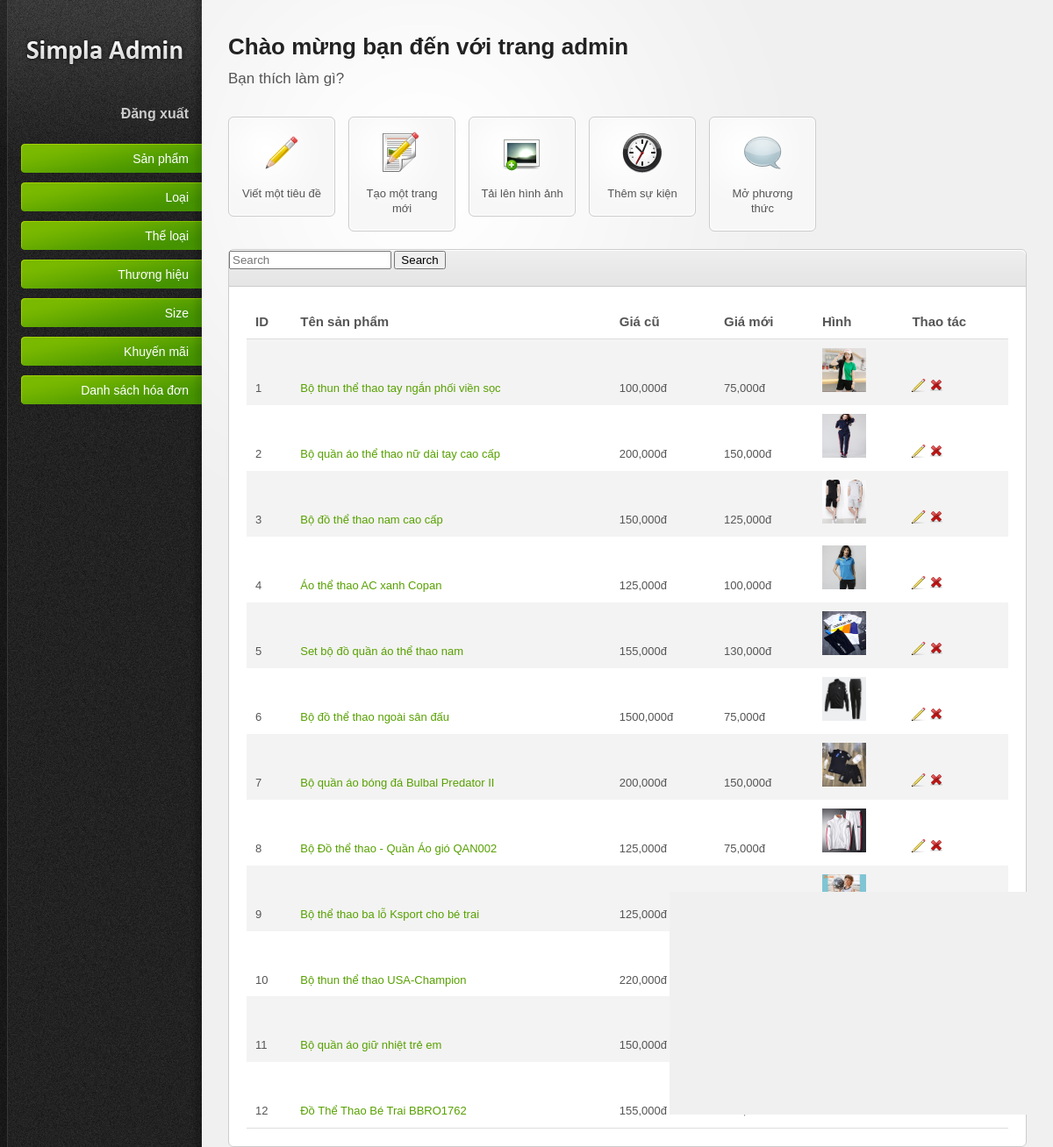
Page /admin/index.php (signed in) on the committed database.
### tables this page shows
CREATE TABLE IF NOT EXISTS `product` (
  `idProduct` varchar(20) NOT NULL,
  `namProduct` varchar(100) NOT NULL,
  `priceOld` int(11) NOT NULL,
  `priceNew` int(11) NOT NULL,
  `idType` varchar(20) NOT NULL,
  `idDiscount` varchar(20) NOT NULL,
  `idBrand` varchar(20) NOT NULL,
  `img` varchar(20) NOT NULL,
  `idCategories` varchar(20) NOT NULL,
  PRIMARY KEY (`idProduct`)
);

### admin/class/Utilities.php (called while the page is built, shortened)
<?php
class Utilities
{
    public static function get($key, $defaultValue='')
    {
        return isset($_GET[$key])?$_GET[$key]:$defaultValue;
    }
}

### admin/class/Db.php (called while the page is built, shortened)
<?php
class  Db
{
    protected static $pdo;
    public function __construct()
    {
            self::$pdo= new PDO('mysql:host='.HOST.';dbname=' . DB, USER,PW);
            self::$pdo->query('set names utf8');
    }
    protected function selectQuery($sql, $arr=[])
    {
        $stm = self::$pdo->prepare($sql);
        $stm->execute($arr);
        return $stm->fetchAll();
    }
}

### admin/class/product.php (called while the page is built, shortened)
<?php
class product extends Db
{
    function getAll()
    {
        return $this->selectQuery('select * from product');
    }
}

### admin/Views/product/index.php (the view, shortened to what this page needs)
<div class="content-box">
				<div class="content-box-header">
                <form class="form-inline my-2 my-lg-0" action='index.php' method='get'>
                        <input class="form-control mr-sm-2" type="text" placeholder="Search" name='kw' value=<?php echo $kw ?>>
                        <button class="btn btn-outline-success my-2 my-sm-0" type="submit">Search</button>
              </form>
				</div>
				<div class="content-box-content">
					<div class="tab-content default-tab" id="tab1">
						<table>
							<thead>
								<tr>
								   <th>ID</th>
								   <th>Tên sản phẩm</th>
								   <th>Giá cũ</th>
								   <th>Giá mới</th>
								   <th>Hình </th>
                                   <th>Thao tác</th>
								</tr>
							</thead>
							<tbody>
								<?php
                                foreach($dataProduct as $r){
                                    ?>
                                        <tr>
                                            <td><?php echo  $r['idProduct'] ?></td>
                                            <td><a href="#" title="title"><?php echo $r['namProduct'] ?></a></td>
                                            <td><?php echo  $r['priceOld'] ?>,000đ</td>
                                            <td><?php echo  $r['priceNew'] ?>,000đ</td>
                                            <td><img src='../image/<?php echo $r['img'] ?>'id='img'></td>
                                            <td>
                                                <a href="./index.php?idproduct=<?php echo $r['idProduct'] ?>&controller=product&action=update"><img src="resources/images/icons/pencil.png" alt="Edit" /></a>
                                                <a href="./index.php?idproduct=<?php echo $r['idProduct'] ?>&controller=product&action=delete" title="Delete"><img src="resources/images/icons/cross.png" alt="Delete" /></a>
                                            </td>
								        </tr>
                                    <?php
                                }
                                ?>
							</tbody>
						</table>
					</div>
				</div>
			</div>
					</div>
				</div>

### admin/resources/css/style.css (style rules this page uses)
html { font-size: 100%; height: 100%; margin-bottom: 1px; }
body { font-family: Arial, Helvetica, sans-serif; color: #555; background: #f0f0f0 url('../images/bg-body.gif') top left repeat-y; font-size: 12px; }
a { color: #57a000; text-decoration: none; }
.content-box { border: 1px solid #ccc; margin: 0 0 20px 0; background: #fff; }
.content-box-header { background: #e5e5e5 url('../images/bg-content-box.gif') top left repeat-x; margin-top: 1px; height: 40px; }
.content-box-content { padding: 20px; font-size: 13px; border-top: 1px solid #ccc; }
#main-content table { width: 100%; border-collapse: collapse; }
#main-content table thead th { font-weight: bold; font-size: 15px; border-bottom: 1px solid #ddd; }
#main-content tbody { border-bottom: 1px solid #ddd; }
#main-content tbody tr { background: #fff; }
#main-content tbody tr.alt-row { background: #f3f3f3; }
#main-content table td, #main-content table th { padding: 10px; line-height: 1.3em; }

### admin/resources/css/invalid.css (style rules this page uses)
.content-box, .content-box-header, ul.content-box-tabs li a.current, .shortcut-button, .notification { -moz-border-radius: 6px; -webkit-border-radius: 6px; border-radius: 6px; }
.content-box-header { -moz-border-radius-bottomleft: 0; -moz-border-radius-bottomright: 0; -webkit-border-bottom-left-radius: 0; -webkit-border-bottom-right-radius: 0; border-bottom-left-radius: 0; border-bottom-right-radius: 0; }

### admin/bb.css (style rules this page uses)
#img { width: 50px; height: 50px; }

### rows in the picture
product: idProduct "1", namProduct "Bộ thun thể thao tay ngắn phối viền sọc", priceOld "100", priceNew "75", img (picture)
product: idProduct "2", namProduct "Bộ quần áo thể thao nữ dài tay cao cấp", priceOld "200", priceNew "150", img (picture)
product: idProduct "3", namProduct "Bộ đồ thể thao nam cao cấp", priceOld "150", priceNew "125", img (picture)
product: idProduct "4", namProduct "Áo thể thao AC xanh Copan", priceOld "125", priceNew "100", img (picture)
product: idProduct "5", namProduct "Set bộ đồ quần áo thể thao nam", priceOld "155", priceNew "130", img (picture)
product: idProduct "6", namProduct "Bộ đồ thể thao ngoài sân đấu", priceOld "1500", priceNew "75", img (picture)
product: idProduct "7", namProduct "Bộ quần áo bóng đá Bulbal Predator II", priceOld "200", priceNew "150", img (picture)
product: idProduct "8", namProduct "Bộ Đồ thể thao - Quần Áo gió QAN002", priceOld "125", priceNew "75", img (picture)
product: idProduct "9", namProduct "Bộ thể thao ba lỗ Ksport cho bé trai", priceOld "125", img (picture)
product: idProduct "10", namProduct "Bộ thun thể thao USA-Champion", priceOld "220", img (picture)
product: idProduct "11", namProduct "Bộ quần áo giữ nhiệt trẻ em", priceOld "150", img (picture)
product: idProduct "12", namProduct "Đồ Thể Thao Bé Trai BBRO1762", priceOld "155", img (picture)
